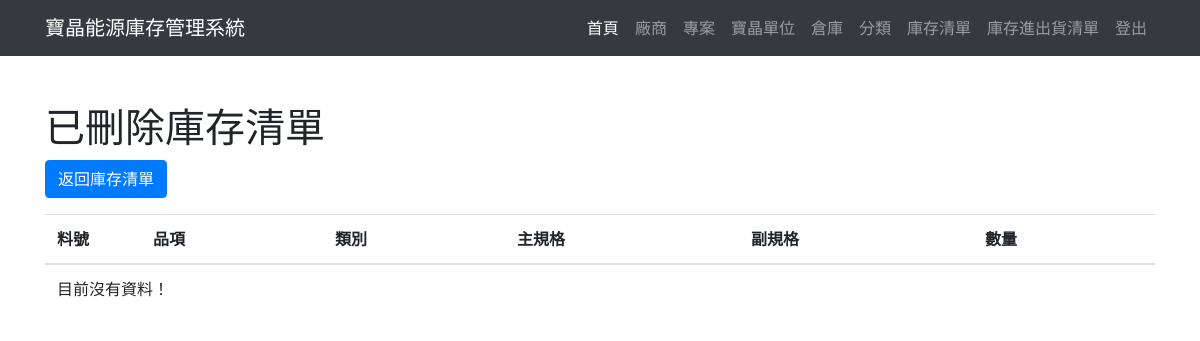
The page /stock/item/list_del/ (signed in) on the database as committed earlier.
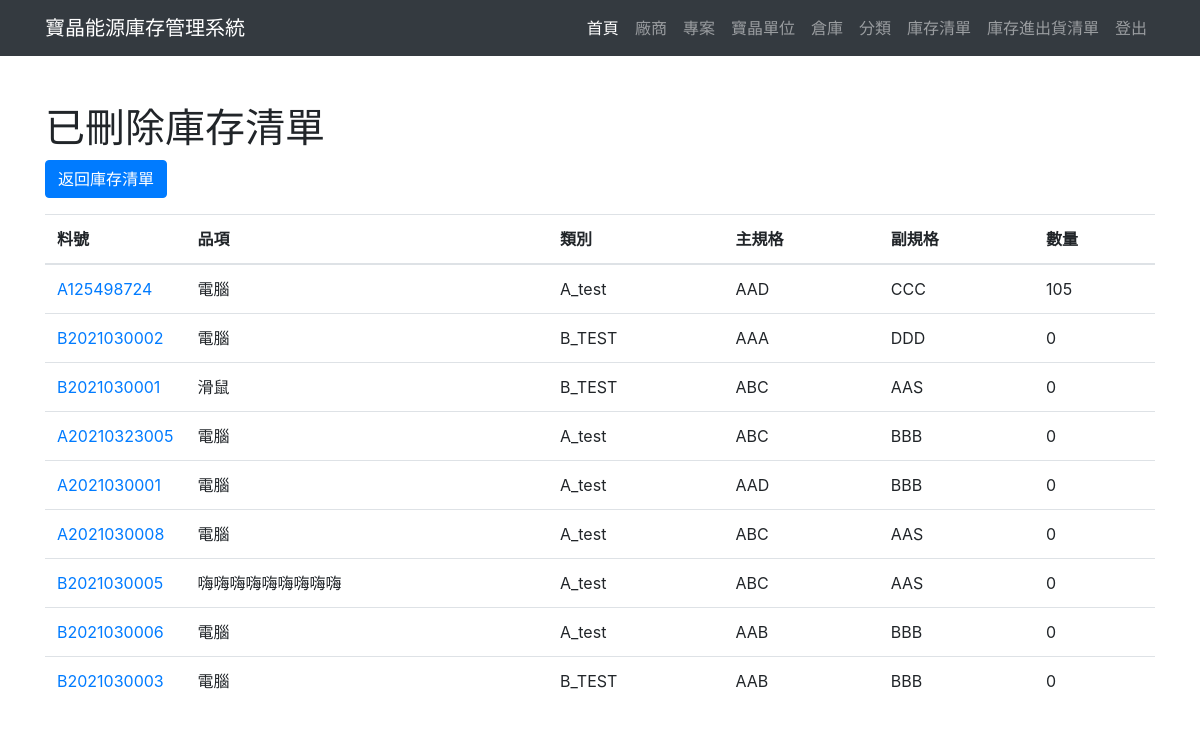
The same page on the database as committed later.
### stock/models.py (models this page shows, shortened)
class Item(models.Model):
    item_sn = models.CharField(max_length=12, unique=True)
    item_cate = models.ForeignKey(
        Category,
        on_delete=models.PROTECT,
        related_name='item_cate',
    )
    item_name = models.CharField(max_length=100)
    item_specmain = models.CharField(max_length=100)
    item_specsub = models.CharField(max_length=100, null=True, blank=True)
    item_cnt = models.IntegerField(default=0)
    item_isvalid = models.BooleanField(default=True)
    item_remark = models.CharField(max_length=200, null=True, blank=True)
    item_addtime = models.DateTimeField(auto_now_add=True)
    item_updatetime = models.DateTimeField(auto_now=True)

class Category(models.Model):
    cate_en = models.CharField(max_length=1, unique=True)
    cate_name = models.CharField(max_length=20)
    def __str__(self):
        return self.cate_en + "_" + self.cate_name

### stock/views.py (the view)
# urls.py: path('item/list_del/', views.item_list_del, name='Item_list_del'),
@login_required
def item_list_del(request):
    template = loader.get_template('item/list_delete.html')
    item_list = Item.objects.filter(item_isvalid=False).order_by("-item_updatetime")
    context = {
        'item_list': item_list,
    }
    return HttpResponse(template.render(context, request))

### warehouse/templates/item/list_delete.html (shortened to what this page needs)
{% extends 'frame/base.html' %}
{% block content %}
<div class="container">
    <div class="row">
        <div class="col-sm-12">
            <h1 class="mt-5">已刪除庫存清單</h1>
            <div class="mb-3">
                <a href="../" class="btn btn-primary">返回庫存清單</a>
            </div>
        </div>
    </div>
    <div class="row">
        <div class="col-sm-12">
            <div class="table-responsive-sm">
                <div class="table">
                    <table class="table table-hover">
                        <thead>
                            <tr>
                                <th scope="col" style="width:6em">料號</th>
                                <th scope="col">品項</th>
                                <th scope="col">類別</th>
                                <th scope="col">主規格</th>
                                <th scope="col">副規格</th>
                                <th scope="col">數量</th>
                            </tr>
                        </thead>
                        <tbody>
                        {% if item_list %}
                            {% for item in item_list %}
                                <tr>
                                    <td><a href="{% url 'Item_detail' item.id %}">{{ item.item_sn }}</a></td>
                                    <td>{{ item.item_name }}</td>
                                    <td>{{ item.item_cate }}</td>
                                    <td>{{ item.item_specmain }}</td>
                                    <td>{{ item.item_specsub }}</td>
                                    <td>{{ item.item_cnt }}</td>
                                </tr>
                            {% endfor %}
                        {% else %}
                            <tr>
                                <td colspan="7"> 目前沒有資料！ </td>
                            </tr>
                        {% endif %}
                        </tbody>
                    </table>
                </div>
            </div>
        </div>
    </div>
</div>
{% endblock %}

### warehouse/templates/frame/base.html (shortened to what this page needs)
<!DOCTYPE html>
<html lang="en">
{% load static %}
<head>
  <link href="{% static 'bootstrap/css/bootstrap.min.css' %}" rel="stylesheet">
</head>
<body>
  <nav class="navbar navbar-expand-lg navbar-dark bg-dark static-top">
    <div class="container">
      <a class="navbar-brand" href="/">寶晶能源庫存管理系統</a>
      <div class="collapse navbar-collapse" id="navbarResponsive">
        <ul class="navbar-nav ml-auto">
          <li class="nav-item active">
            <a class="nav-link" href="/">首頁
            </a>
          </li>
          <li class="nav-item">
            <a class="nav-link" href="{% url 'Comp_list' %}">廠商</a>
          </li>
          <li class="nav-item">
            <a class="nav-link" href="{% url 'Project_list' %}">專案</a>
          </li>
          <li class="nav-item">
            <a class="nav-link" href="{% url 'Ina_list' %}">寶晶單位</a>
          </li>
          <li class="nav-item">
            <a class="nav-link" href="{% url 'Warehouse_list' %}">倉庫</a>
          </li>
          <li class="nav-item">
            <a class="nav-link" href="{% url 'Cate_list' %}">分類</a>
          </li>
          <li class="nav-item">
            <a class="nav-link" href="{% url 'Item_list' %}">庫存清單</a>
          </li>
          <li class="nav-item">
            <a class="nav-link" href="{% url 'Stockv3_list' %}">庫存進出貨清單</a>
          </li>
          <li class="nav-item">
            {% if request.user.is_authenticated %}
            <a class="nav-link" href="/accounts/logout/">登出</a>
            {% else %}
            <a class="nav-link" href="/accounts/login/">登入</a>
            {% endif %}
          </li>
        </ul>
      </div>
    </div>
  </nav>
  {% block content %}{% endblock %}
</body>
</html>

Rows that differ between the two databases and show on the page:
added Item: item_sn "A125498724", item_name "電腦", item_cate "A_test", item_specmain "AAD", item_specsub "CCC", item_cnt "105"
added Item: item_sn "B2021030002", item_name "電腦", item_cate "B_TEST", item_specmain "AAA", item_specsub "DDD", item_cnt "0"
added Item: item_sn "B2021030001", item_name "滑鼠", item_cate "B_TEST", item_specmain "ABC", item_specsub "AAS", item_cnt "0"
added Item: item_sn "A20210323005", item_name "電腦", item_cate "A_test", item_specmain "ABC", item_specsub "BBB", item_cnt "0"
added Item: item_sn "A2021030001", item_name "電腦", item_cate "A_test", item_specmain "AAD", item_specsub "BBB", item_cnt "0"
added Item: item_sn "A2021030008", item_name "電腦", item_cate "A_test", item_specmain "ABC", item_specsub "AAS", item_cnt "0"
added Item: item_sn "B2021030005", item_name "嗨嗨嗨嗨嗨嗨嗨嗨嗨", item_cate "A_test", item_specmain "ABC", item_specsub "AAS", item_cnt "0"
added Item: item_sn "B2021030006", item_name "電腦", item_cate "A_test", item_specmain "AAB", item_specsub "BBB", item_cnt "0"
added Item: item_sn "B2021030003", item_name "電腦", item_cate "B_TEST", item_specmain "AAB", item_specsub "BBB", item_cnt "0"
Other text that changed with them:
text no longer shown: "目前沒有資料！"
